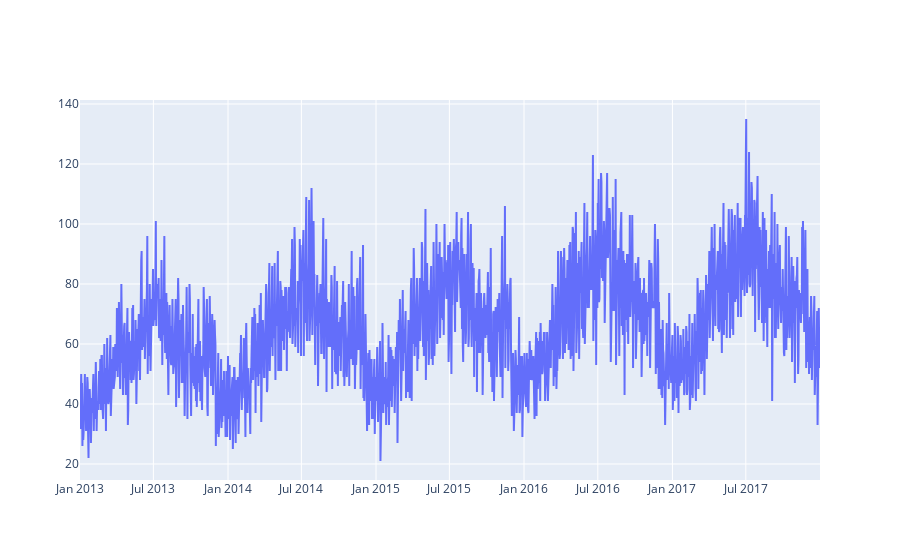

Write notebook code for a chart like this one.
### Code cell
#time series visualization
def Time_visualization(data):
    store_item_df = data.copy()
    # First, let us filterout the required data
    store_id = 10  # Some store
    item_id = 6    # Some item
    print('Before filter:', store_item_df.shape)
    store_item_df = store_item_df[store_item_df.store == store_id]
    store_item_df = store_item_df[store_item_df.item == item_id]
    print('After filter:', store_item_df.shape)
    #display(store_item_df.head())

    # Let us plot this now
    store_item_ts_data = [go.Scatter(
        x=store_item_df.date,
        y=store_item_df.sales)]
    py.iplot(store_item_ts_data)
    return store_item_df

store_item_df = Time_visualization(train_df)

### Figure 1 — Plotly figure (JSON) as saved in the notebook; plotly's stock layout.template omitted (floating-point values rounded to 4 significant figures; data arrays with more than 128 entries replaced by an {"elided": "..."} marker saying what was removed)
{"data": [{"type": "scatter", "x": {"elided": "1826 str values"}, "y": {"elided": "1826 int values"}}], "layout": {}}
